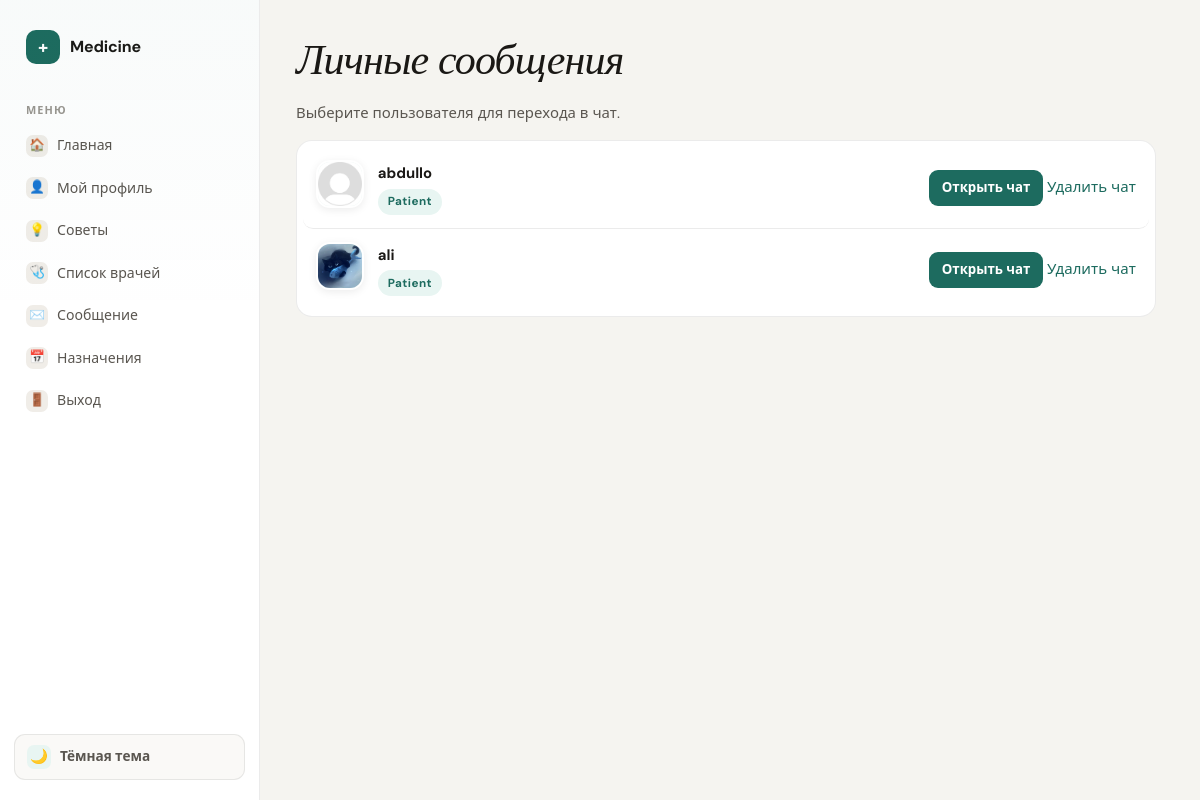
The app's page /chat/doctor_messages/ (signed in), older data.
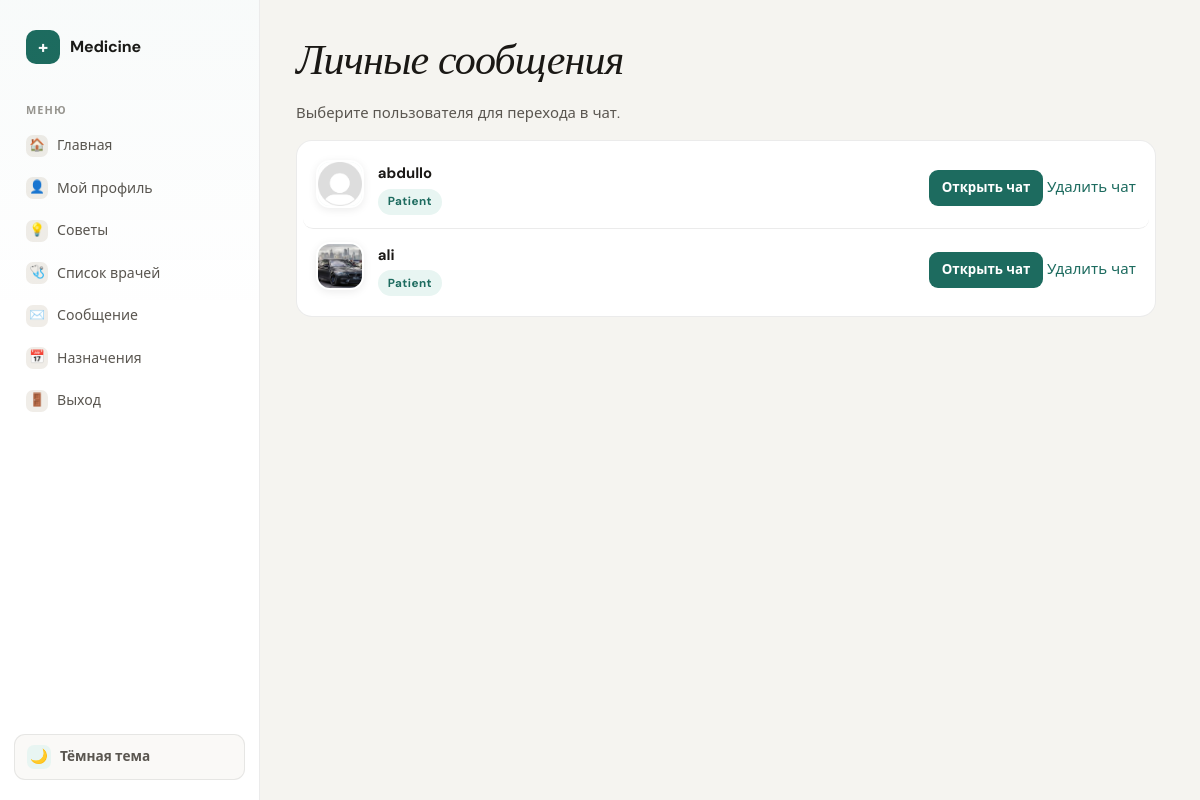
The same page, newer data.
### accounts/models.py (models this page shows, shortened)
class User(AbstractUser):
    ROLE_CHOICES = (
        ('patient', 'Patient'),
        ('doctor', 'Doctor'),
        ('admin', 'Admin'),
    )
    role = models.CharField(
        max_length=20,
        choices=ROLE_CHOICES
    )
    phone = models.CharField(
        max_length=20,
        unique=True
    )
    age=models.PositiveIntegerField()
    city = models.CharField(max_length=50, blank=True)

class Profile(models.Model):
    ROLE_CHOICES = (
        ('patient', 'Patient'),
        ('doctor', 'Doctor'),
        ('admin', 'Admin'),
    )
    user=models.OneToOneField(settings.AUTH_USER_MODEL,on_delete=models.CASCADE,related_name='profile')
    age=models.PositiveIntegerField(null=True,blank=True)
    role = models.CharField(max_length=20, choices=ROLE_CHOICES, default='patient')
    phone=models.CharField(max_length=14,blank=True)
    city = models.CharField(max_length=50, blank=True)
    photo=models.ImageField(upload_to='users/',blank=True,null=True)

### chat/views.py (the view)
# urls.py: path('doctor_messages/',views.show_messages,name='show_messages'),
@login_required(login_url='login')
def show_messages(request):
    user=request.user
    messages=Direct.objects.filter(Q(sender=user)|Q(receiner=user)).order_by("created_at")
    users=User.objects.filter(
        Q(send_messages__receiner=user)|
        Q(received_messages__sender=user)
    ).distinct()
    return render(request,'chat/show_messages.html',{"users":users})

### templates/chat/show_messages.html (shortened to what this page needs)
{% extends "accounts/base.html" %}
{% block main %}
<h1>Личные сообщения</h1>
<p class="muted">Выберите пользователя для перехода в чат.</p>
<section class="panel dm-list">
    {% for i in users %}
        <div class="dm-item">
            <div class="dm-avatar">
                {% if i.profile.photo %}
                    <img src="{{ i.profile.photo.url }}" alt="">
                {% else %}
                    <img src="/media/user.png" alt="">
                {% endif %}
            </div>
            <div class="dm-meta">
                <div class="dm-name">
                    <a href="{% url 'send_message' i.id %}">{{ i.username }}</a>
                </div>
                <div class="dm-sub">
                    <span class="badge badge-{{ i.profile.role }}">{{ i.profile.get_role_display }}</span>
                </div>
            </div>
            <div class="dm-action">
                <a class="button" href="{% url 'send_message' i.id %}">Открыть чат</a>
                <a href="{% url 'delete_chat' i.id %}">Удалить чат</a>
            </div>
        </div>
    {% empty %}
        <p class="muted">Сообщений нет</p>
    {% endfor %}
</section>
{% endblock %}

Row changes from the older to the newer data that the page shows:
changed through a linked row, User "ali": profile.photo: a different picture
